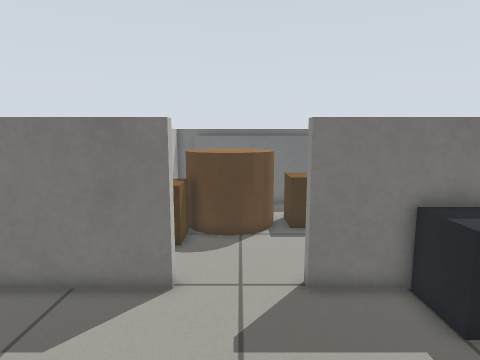
View 1 (above)

22 first-person views from a walk through a robot-simulator world made for Gazebo. The camera is 0.9 m above the floor, tilts 8° down and sees 75° across. The floor is counted in squares, 0.2 m on a side. Each view is taken from the middle of a square. On the plan, view 1 faces up. The plan holds only what a view shows up to about 20 squares ahead; the rest is blank.

View 2
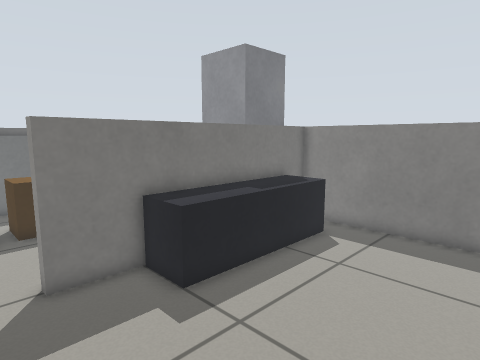

View 3
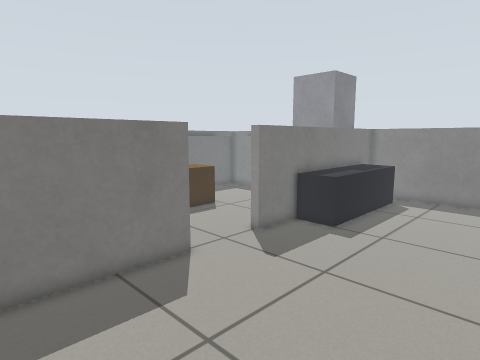

View 4
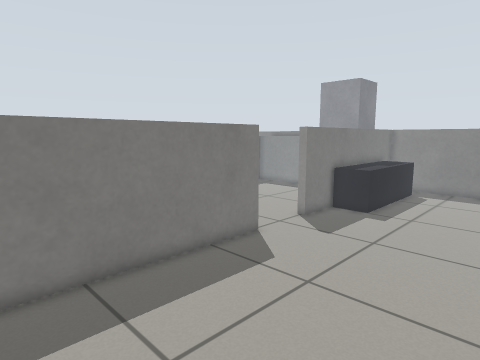

View 5
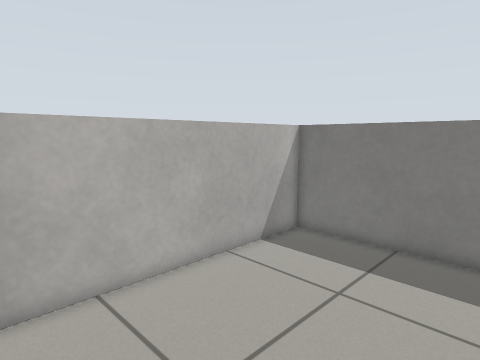

View 6
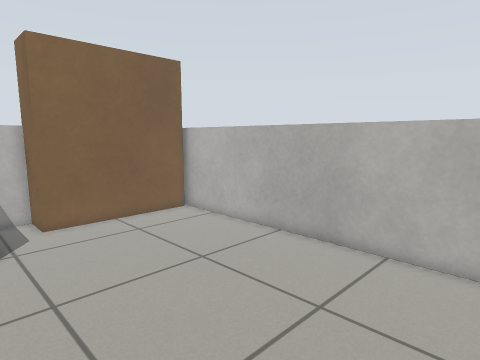

View 7
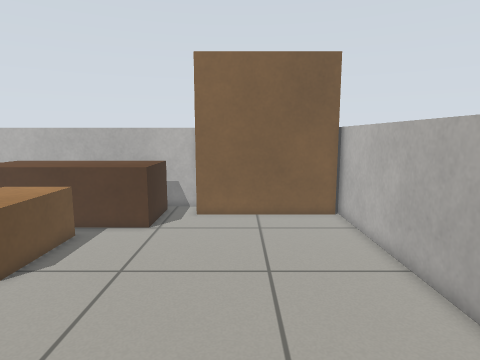

View 8
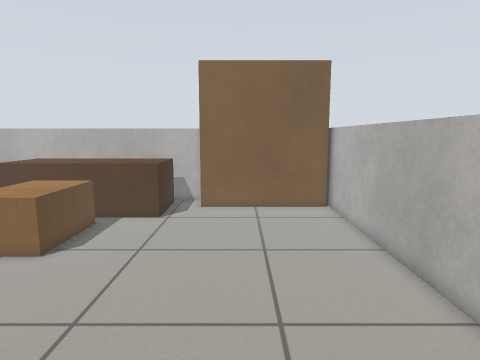

View 9
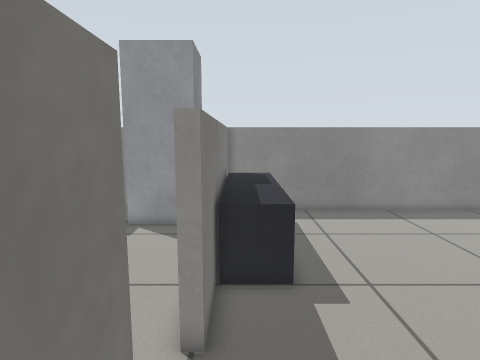

View 10
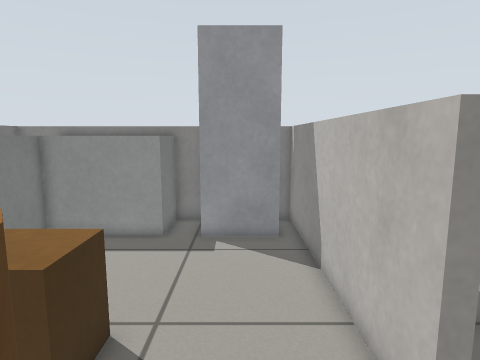

View 11
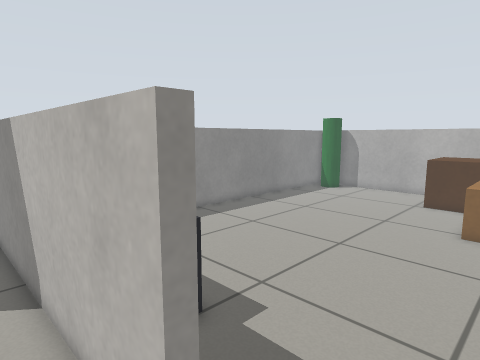

View 12
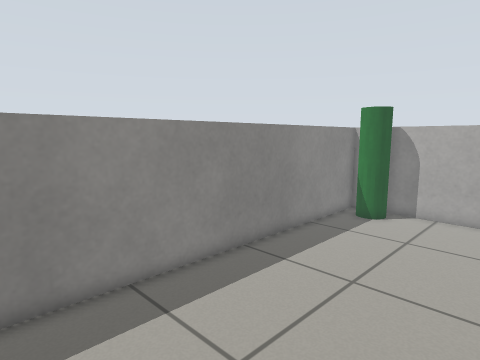

View 13
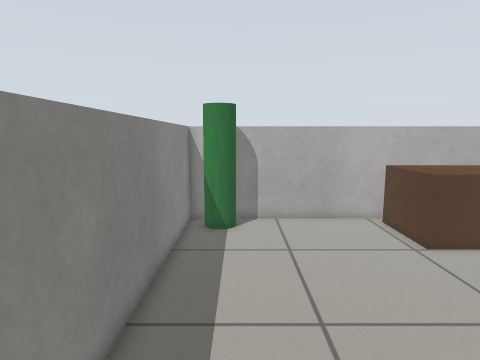

View 14
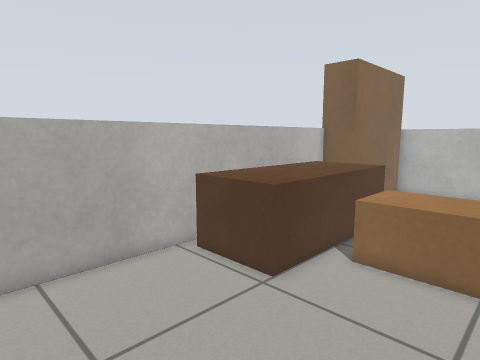

View 15
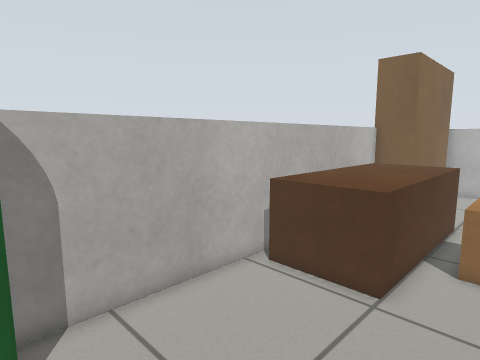

View 16
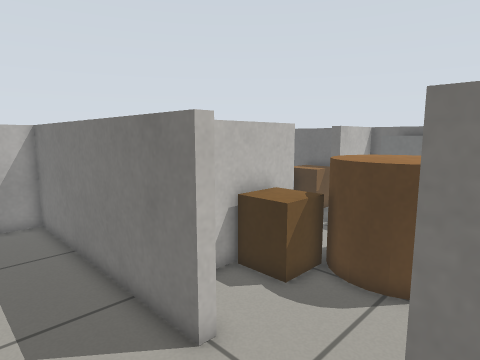

View 17
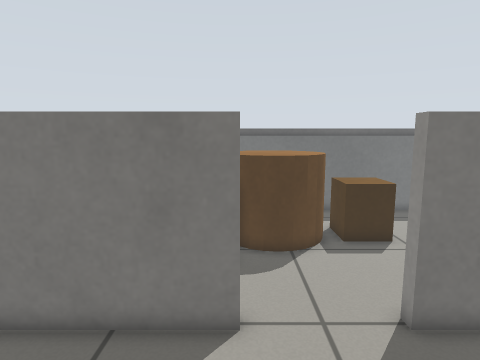

View 18
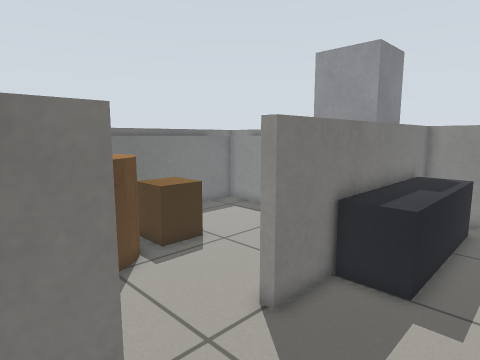

View 19
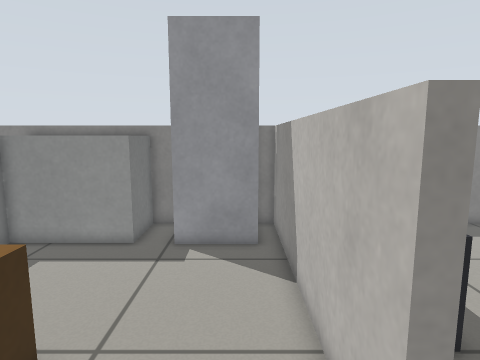

View 20
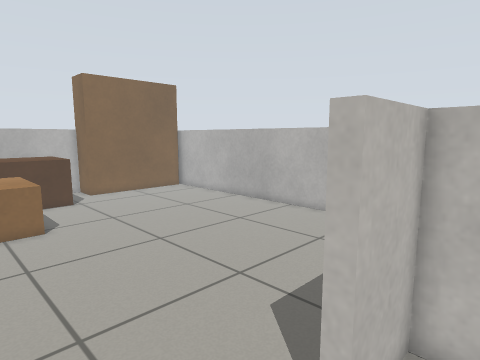

View 21
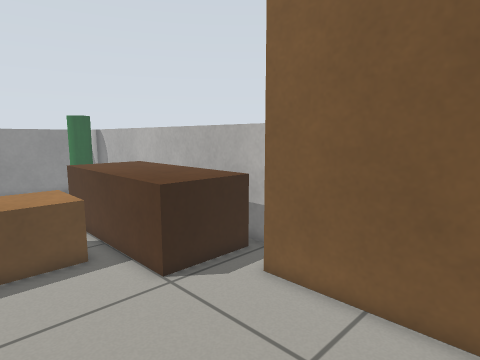

View 22
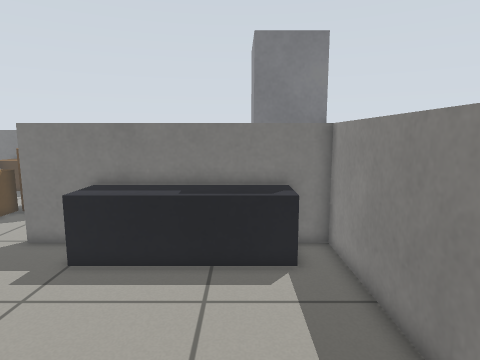

### Floor plan
Key: @ floor where view 1 was taken; # wall or solid block; . floor; C brown cylinder; B brown box; T TV cabinet; U counter; F fridge; G green cylinder.
Columns run from 15 left of view 1 to 15 right of it. Each row starts with its distance up from view 1.
 24           ####    ###        ##
 23         B #                   #
 22         B #                   #
 21           # UUUUUUUUUUUUUUUU  #
 20           #       .   ..  .U  #
 19                  ..   .....U  #
 18               CC ..  ......U  #
 17              CCCC.BB ......U  #
 16             CCCCCBBB.......UUU#
 15           # .CCCC.BB..........#
 14           #BBBCCC..........F  #
 13           #BB..............F
 12           #................F
 11           #................F
 10           #................FFF#
  9 ##############....#############
  8 #...................TTTTTTTTT.#
  7 #...................TTTTTTTTT.#
  6 #.............................#
  5 #.............................#
  4 #.............................#
  3 #.............................#
  2 #.............................#
  1 #.............................#
  0 #..............@..............#
 -1 #.............................#
 -2 #.............................#
 -3 #.............................#
 -4 #.............................#
 -5 #.............BBB.............#
 -6 #.............BBB.............#
 -7 #.............BBB.............#
 -8 #.............BBB.............#
 -9 #.............BBB.............#
-10 #.............BBB.............#
-11 #..........BBBBBBBBB..........#
-12 #..........BBBBBBBBB..........#
-13 #..........BBBBBBBBB..........#
-14 #########..BBBBBBBBB........G.#
-15 #       #..BBBBBBBBB.......GGG#
-16         #######################

Positions as (right, up) in squares from view 1, and headings:
1: (0, 0), facing up
2: (0, -1), facing up-right
3: (-9, -1), facing up-right
4: (-13, -1), facing up-right
5: (-6, -4), facing up-left
6: (-3, 3), facing down-left
7: (-9, 4), facing down
8: (-9, 6), facing down
9: (-4, 8), facing right
10: (-2, 12), facing right
11: (-1, 11), facing down-right
12: (6, 3), facing down-right
13: (12, 1), facing down
14: (12, -5), facing down-left
15: (13, -8), facing down-left
16: (3, 5), facing up-left
17: (-2, 2), facing up
18: (-4, 4), facing up-right
19: (-1, 11), facing right
20: (2, 11), facing down-left
21: (-13, -6), facing down-right
22: (11, -4), facing up
